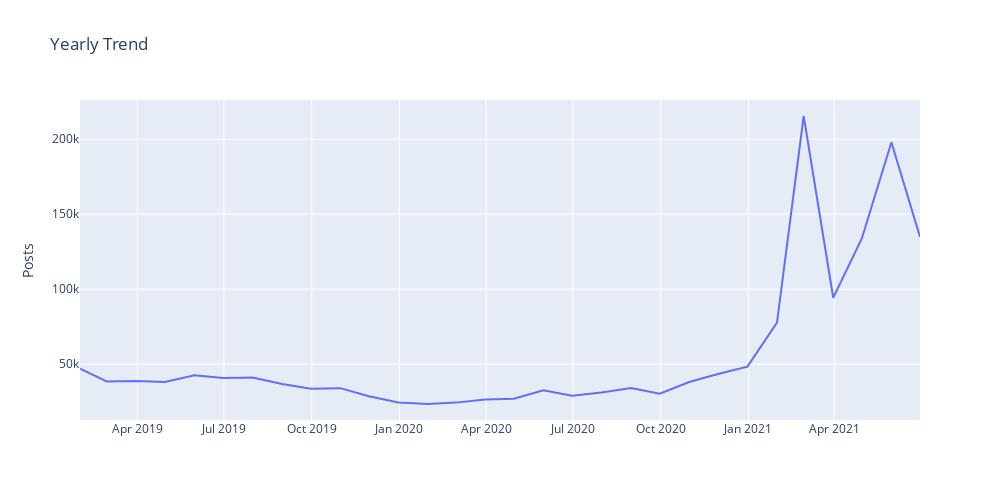

The notebook cell saved with this chart:
### Code cell
trend_plots(s)

### Figure 1 — Plotly figure (JSON) as saved in the notebook; plotly's stock layout.template omitted (floating-point values rounded to 4 significant figures)
{"data": [{"hovertemplate": "created=%{x}<br>Volume=%{y}<extra></extra>", "legendgroup": "", "line": {"color": "#636efa", "dash": "solid"}, "mode": "lines", "name": "", "orientation": "v", "showlegend": false, "type": "scatter", "x": ["2019-01-31T00:00:00", "2019-02-28T00:00:00", "2019-03-31T00:00:00", "2019-04-30T00:00:00", "2019-05-31T00:00:00", "2019-06-30T00:00:00", "2019-07-31T00:00:00", "2019-08-31T00:00:00", "2019-09-30T00:00:00", "2019-10-31T00:00:00", "2019-11-30T00:00:00", "2019-12-31T00:00:00", "2020-01-31T00:00:00", "2020-02-29T00:00:00", "2020-03-31T00:00:00", "2020-04-30T00:00:00", "2020-05-31T00:00:00", "2020-06-30T00:00:00", "2020-07-31T00:00:00", "2020-08-31T00:00:00", "2020-09-30T00:00:00", "2020-10-31T00:00:00", "2020-11-30T00:00:00", "2020-12-31T00:00:00", "2021-01-31T00:00:00", "2021-02-28T00:00:00", "2021-03-31T00:00:00", "2021-04-30T00:00:00", "2021-05-31T00:00:00", "2021-06-30T00:00:00"], "xaxis": "x", "y": [46994, 38438, 38761, 38181, 42651, 40727, 41076, 36773, 33587, 34022, 28582, 24483, 23440, 24363, 26420, 26999, 32550, 28915, 31041, 34072, 30360, 38098, 43418, 48378, 77756, 215501, 94318, 133845, 197989, 134892], "yaxis": "y"}], "layout": {"height": 500, "legend": {"tracegroupgap": 0}, "title": {"text": "Yearly Trend"}, "width": 1000, "xaxis": {"anchor": "y", "domain": [0, 1], "title": {"text": ""}}, "yaxis": {"anchor": "x", "domain": [0, 1], "title": {"text": "Posts"}}}}
